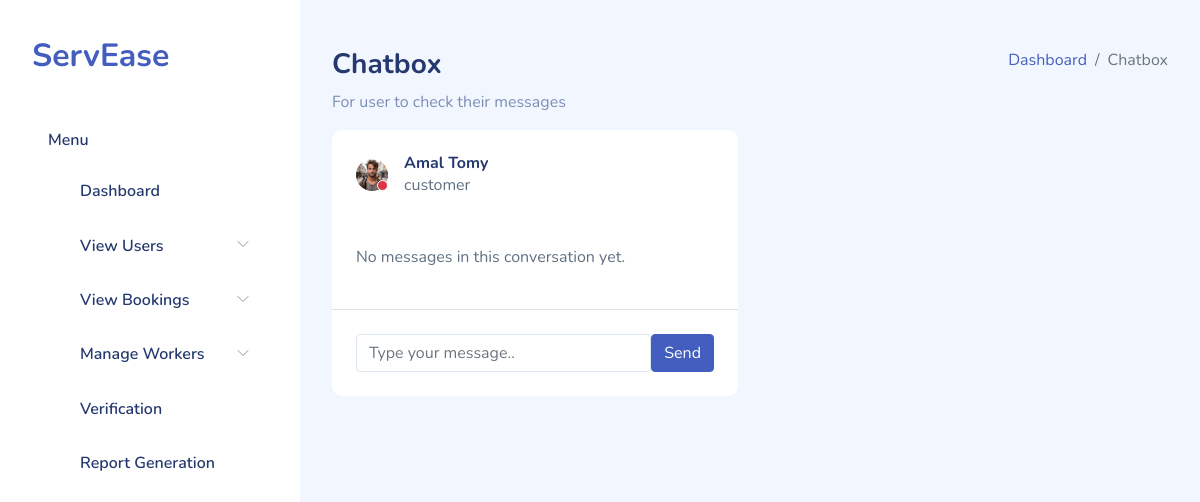
The app's page /view-chat/23/, older data.
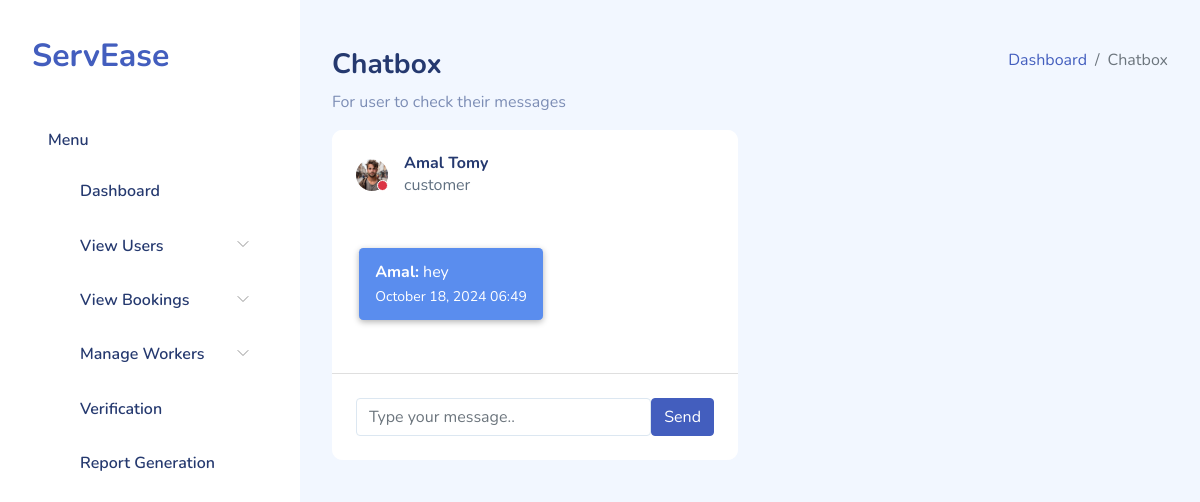
The same page, newer data.
### Home_app/models.py (models this page shows, shortened)
class ChatMessage(models.Model):
    sender = models.ForeignKey(Users, on_delete=models.CASCADE, related_name='sent_messages')
    receiver = models.ForeignKey(
        Users,
        on_delete=models.CASCADE,
        related_name='received_messages',
        limit_choices_to=Q(usertype='admin'),
        null=True,  # Allow null temporarily
        default=None  # Set default to None
    )
    message = models.TextField()
    timestamp = models.DateTimeField(auto_now_add=True)

class Users(models.Model):
    user_id = models.AutoField(primary_key=True)
    firstname = models.CharField(max_length=20,blank=False)
    lastname = models.CharField(max_length=20,blank=False)
    email = models.EmailField(unique=True,blank=False)
    phone = models.CharField(max_length=10,null=True)
    address = models.TextField()
    place=models.CharField(max_length=30, blank=True)
    availability = models.IntegerField(default=0)
    district = models.CharField(max_length=20, blank=True)
    image = models.ImageField(upload_to='profile_pic', null=True, blank=True)
    password = models.CharField(max_length=256)
    usertype = models.CharField(max_length=20)
    active = models.BooleanField(default=True)

### Home_app/views.py (the view)
# urls.py: path('view-chat/<int:user_id>/', views.admin_view_chat, name='admin_view_chat'),
def admin_view_chat(request, user_id):
    print(f"Debugging: user_id received = {user_id}")
    try:
        user = get_object_or_404(Users, user_id=user_id)
        print(f"Debugging: User found - ID: {user.user_id}, Active: {user.active}")
        admin_user = Users.objects.filter(usertype='admin').first()
        if not admin_user:
            return HttpResponse("Admin user not found")
        chat_messages = ChatMessage.objects.filter(
            Q(sender=user, receiver=admin_user) | Q(sender=admin_user, receiver=user)
        ).order_by('timestamp')
        print(f"Debugging: Number of messages found: {chat_messages.count()}")
    except Exception as e:
        print(f"Debugging: Exception occurred - {str(e)}")
        return HttpResponse(f"An error occurred: {str(e)}")
    context = {
        'user': user,
        'chat_messages': chat_messages,
        'admin_user': admin_user,
    }
    return render(request, 'admin_temp/view_chat.html', context)

### templates/admin_temp/view_chat.html (shortened to what the changed rows need)
{% load static %}
<!DOCTYPE html>
<html lang="en">
<head>
    <link rel="stylesheet" href="{% static 'adm_assets/css/bootstrap.css' %}">
    <link rel="stylesheet" href="{% static 'adm_assets/css/widgets/chat.css' %}">
    <link rel="stylesheet" href="{% static 'adm_assets/vendors/perfect-scrollbar/perfect-scrollbar.css' %}">
    <link rel="stylesheet" href="{% static 'adm_assets/vendors/bootstrap-icons/bootstrap-icons.css' %}">
    <link rel="stylesheet" href="{% static 'adm_assets/css/app.css' %}">
</head>
<body>
    <div id="app">
        <div id="main">
            <div class="page-heading">
                <section class="section">
                    <div class="row">
                        <div class="col-md-6">
                            <div class="card">
                                <div class="card-body pt-4 bg-grey">
                                    <div class="chat-content">
                                        {% for message in chat_messages %}
                                            <div class="chat {% if message.sender == admin_user %}chat-right{% else %}chat-left{% endif %}">
                                                <div class="chat-body">
                                                    <div class="chat-message">
                                                        <div class="message-content">
                                                            <strong>{% if message.sender == admin_user %}You{% else %}{{ message.sender.firstname }}{% endif %}:</strong> {{ message.message }}
                                                        </div>
                                                        <div class="message-timestamp">
                                                            <small>{{ message.timestamp|date:"F d, Y H:i" }}</small>
                                                        </div>
                                                    </div>
                                                </div>
                                            </div>
                                        {% empty %}
                                            <p>No messages in this conversation yet.</p>
                                        {% endfor %}
                                    </div>
                                </div>
                            </div>
                        </div>
                    </div>
                </section>
            </div>
        </div>
    </div>
</body>
</html>

Row changes from the older to the newer data that the page shows:
added ChatMessage: sender.firstname "Amal", message "hey", timestamp "October 18, 2024 06:49"
Text that changed along with them:
text no longer shown: "No messages in this conversation yet."
